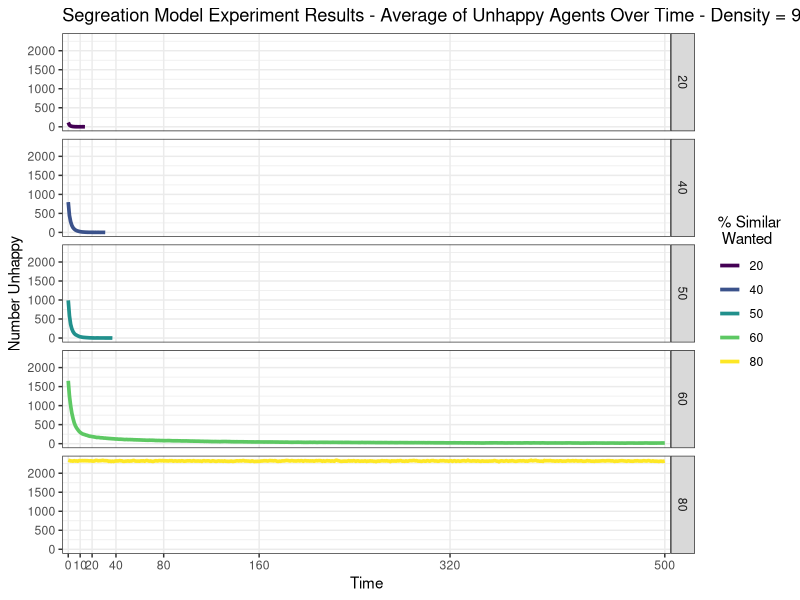

R code for this plot: (Note: this script raises an error after producing the figure.)
# this script will create the figure for assingment 7 of my computational modeling course



setwd(
  "/Users/tklein/Desktop/JHU_Classes/computational_modeling/Assignment_7"
)



# libs
library(tidyverse)




# reading in data =================



experiment_data <- read.csv(
  'experiment_output/Klein_assignment7_code experiment-table.csv', skip = 6
)








# graphing data =========================


experiment_data %>%
  mutate(
    ticks = as.numeric(X.step.), 
    X..similar.wanted = as.character(X..similar.wanted)
  ) %>% 
  group_by(X..similar.wanted, ticks) %>% 
  summarize(count = mean(count.turtles.with..not.happy..)) %>% 
  ggplot(aes(ticks, count))+
  geom_line(aes(color = X..similar.wanted), size = 1.25)+
  facet_grid(X..similar.wanted ~ .)+
  ylab("Number Unhappy")+
  scale_x_continuous(
    name = "Time",
    breaks = c(0, 10, 20, 40, 80, 160, 320, 500), 
    expand = c(.01,.01)
  )+
  scale_color_viridis_d(
    name = "% Similar \n Wanted"
  )+
  theme_bw()+
  theme(
    panel.grid.minor.x = element_blank()
  )+
  ggtitle(
    "Segreation Model Experiment Results - Average of Unhappy Agents Over Time - Density = 95%"
  )+
  ggsave('Klein_Assignment7_experiment_figure.png', width = 13, height = 6)
